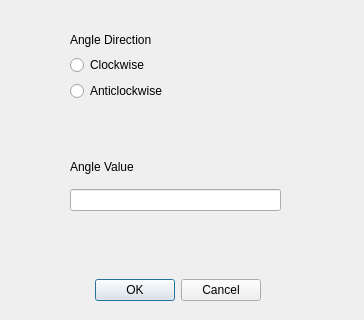
<?xml version="1.0" encoding="UTF-8"?>
<ui version="4.0">
 <class>RotDialog</class>
 <widget class="QDialog" name="RotDialog">
  <property name="geometry">
   <rect>
    <x>0</x>
    <y>0</y>
    <width>364</width>
    <height>320</height>
   </rect>
  </property>
  <property name="windowTitle">
   <string>Dialog</string>
  </property>
  <widget class="QDialogButtonBox" name="buttonBox">
   <property name="geometry">
    <rect>
     <x>40</x>
     <y>270</y>
     <width>221</width>
     <height>41</height>
    </rect>
   </property>
   <property name="orientation">
    <enum>Qt::Horizontal</enum>
   </property>
   <property name="standardButtons">
    <set>QDialogButtonBox::Cancel|QDialogButtonBox::Ok</set>
   </property>
  </widget>
  <widget class="QWidget" name="layoutWidget">
   <property name="geometry">
    <rect>
     <x>70</x>
     <y>30</y>
     <width>211</width>
     <height>71</height>
    </rect>
   </property>
   <layout class="QVBoxLayout" name="direction">
    <item>
     <widget class="QLabel" name="dirLabel">
      <property name="text">
       <string>Angle Direction</string>
      </property>
     </widget>
    </item>
    <item>
     <widget class="QRadioButton" name="clockDir">
      <property name="text">
       <string>Clockwise</string>
      </property>
     </widget>
    </item>
    <item>
     <widget class="QRadioButton" name="anticlockDir">
      <property name="text">
       <string>Anticlockwise</string>
      </property>
     </widget>
    </item>
   </layout>
  </widget>
  <widget class="QWidget" name="layoutWidget">
   <property name="geometry">
    <rect>
     <x>70</x>
     <y>150</y>
     <width>211</width>
     <height>61</height>
    </rect>
   </property>
   <layout class="QVBoxLayout" name="value">
    <item>
     <widget class="QLabel" name="valLabel">
      <property name="text">
       <string>Angle Value</string>
      </property>
     </widget>
    </item>
    <item>
     <widget class="QLineEdit" name="valLineEdit"/>
    </item>
   </layout>
  </widget>
 </widget>
 <resources/>
 <connections>
  <connection>
   <sender>buttonBox</sender>
   <signal>accepted()</signal>
   <receiver>RotDialog</receiver>
   <slot>accept()</slot>
   <hints>
    <hint type="sourcelabel">
     <x>250</x>
     <y>270</y>
    </hint>
    <hint type="destinationlabel">
     <x>157</x>
     <y>274</y>
    </hint>
   </hints>
  </connection>
  <connection>
   <sender>buttonBox</sender>
   <signal>rejected()</signal>
   <receiver>RotDialog</receiver>
   <slot>reject()</slot>
   <hints>
    <hint type="sourcelabel">
     <x>250</x>
     <y>270</y>
    </hint>
    <hint type="destinationlabel">
     <x>286</x>
     <y>274</y>
    </hint>
   </hints>
  </connection>
  <connection>
   <sender>clockDir</sender>
   <signal>clicked(bool)</signal>
   <receiver>RotDialog</receiver>
   <slot>setAnticlockwise(bool)</slot>
   <hints>
    <hint type="sourcelabel">
     <x>213</x>
     <y>70</y>
    </hint>
    <hint type="destinationlabel">
     <x>302</x>
     <y>144</y>
    </hint>
   </hints>
  </connection>
  <connection>
   <sender>anticlockDir</sender>
   <signal>clicked(bool)</signal>
   <receiver>RotDialog</receiver>
   <slot>setClockwise(bool)</slot>
   <hints>
    <hint type="sourcelabel">
     <x>156</x>
     <y>91</y>
    </hint>
    <hint type="destinationlabel">
     <x>183</x>
     <y>147</y>
    </hint>
   </hints>
  </connection>
  <connection>
   <sender>buttonBox</sender>
   <signal>accepted()</signal>
   <receiver>RotDialog</receiver>
   <slot>setAngle()</slot>
   <hints>
    <hint type="sourcelabel">
     <x>145</x>
     <y>283</y>
    </hint>
    <hint type="destinationlabel">
     <x>192</x>
     <y>227</y>
    </hint>
   </hints>
  </connection>
 </connections>
 <slots>
  <slot>setAnticlockwise(bool)</slot>
  <slot>setAngle()</slot>
  <slot>setClockwise(bool)</slot>
 </slots>
</ui>
